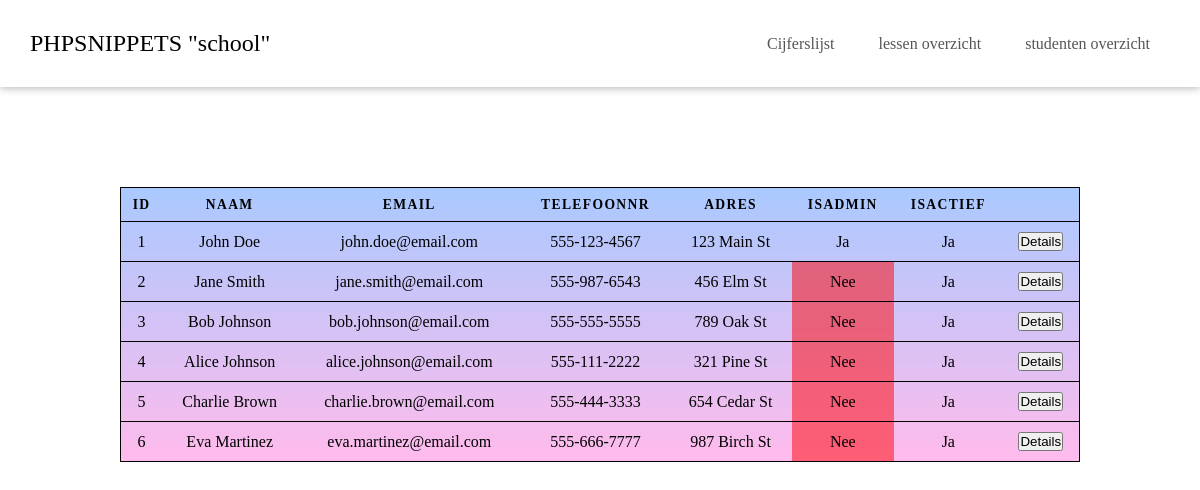
Screenshot of /Views/StudentenAdminView.php with the database file from the repository.
### tables this page shows
CREATE TABLE `Studenten` (
    `StudentID` INT NOT NULL PRIMARY KEY AUTO_INCREMENT,
    `Naam` varchar(255),
    `Adres` varchar(255),
    `TelefoonNr` varchar(255),
    `Email` varchar(255),
    `Wachtwoord` varchar(255),
    `IsAdmin` BOOLEAN,
    `IsActief` BOOLEAN
);

### Config/DbConnection.php (called while the page is built, shortened)
<?php
class Database {
    private static $pdo;
    private function __construct() {
        $host = "localhost";
        $dbname = "codesnippets";
        $username = "root";
        $password = "";
        try {
            self::$pdo = new PDO("mysql:host=$host;dbname=$dbname", $username, $password);
            self::$pdo->setAttribute(PDO::ATTR_ERRMODE, PDO::ERRMODE_EXCEPTION);
        } catch (PDOException $e) {
            die("Connection failed: " . $e->getMessage());
        }
    }
    public static function getInstance() {
        return self::$pdo;
    }
}

### Controllers/StudentenController.php (called while the page is built, shortened)
<?php
class StudentenController{
    private $pdo;
    public function __construct() {
        require_once(__DIR__ . '/../Config/DbConnection.php');
        $this->pdo = Database::getInstance();
    }
    public function GetAllStudenten(){
         $studenten = [];
         try {
            $stmt = $this->pdo->prepare("SELECT studenten.StudentID,
            studenten.Naam,
            studenten.Email,
            studenten.TelefoonNr,
            studenten.Adres,
            studenten.IsActief,
            studenten.IsAdmin
            FROM   studenten; ");
            $stmt->execute();
            while ($row = $stmt->fetch(PDO::FETCH_ASSOC))
            {
                $student = new Studenten();
                $student->StudentID = $row["StudentID"];
                $student->Naam = $row["Naam"];
                $student->Email = $row["Email"];
                $student->TelefoonNr = $row["TelefoonNr"];
                $student->Adres = $row["Adres"];
                $student->IsAdmin = $row["IsAdmin"];
                $student->IsActief = $row["IsActief"];
                $studenten[] = $student;
            }
        } catch (PDOException $e) {
            die("Error: " . $e->getMessage());
        }
        return $studenten;
    }
}

### Views/StudentenAdminView.php (the view, shortened to what this page needs)
<?php
    require_once(__DIR__ . '/../Controllers/StudentenController.php');
    $studentenController = new StudentenController();
    $StudentenList = $studentenController->GetAllStudenten();
?>
<!DOCTYPE html>
<html lang="en">
<head>
    <link rel="stylesheet" type="text/css" href="../CSS/StudentenAdminView.css">
</head>
    <body>
        <?php include '../Components/Navbar.php'; ?>
        <main>
            <table class="studenten">
                <thead>
                    <tr>
                        <th scope="col">ID</th>
                        <th scope="col">Naam</th>
                        <th scope="col">Email</th>
                        <th scope="col">TelefoonNr</th>
                        <th scope="col">Adres</th>
                        <th scope="col">IsAdmin</th>
                        <th scope="col">IsActief</th>
                    </tr>
                </thead>
                <tbody>
                    <?php  foreach ($StudentenList as $student) {?>
                    <tr>
                        <td data-label="ID"><?php echo $student->StudentID?></td>
                        <td data-label="Naam"><?php echo $student->Naam?></td>
                        <td data-label="Email"><?php echo $student->Email?></td>
                        <td data-label="TelefoonNr"><?php echo $student->TelefoonNr?></td>
                        <td data-label="Adres"><?php echo $student->Adres?></td>
                        <td style="background-color: <?php echo $student->IsAdmin ? "" : "rgba(255, 0, 0, 0.5);"?>;" data-label="IsAdmin"><?php echo $student->IsAdmin ? "Ja" : "Nee"?></td>
                        <td style="background-color: <?php echo $student->IsActief ? "" : "rgba(255, 0, 0, 0.5);"?>;" data-label="IsActief"><?php echo $student->IsActief ? "Ja" : "Nee"?></td>
                        <td>
                            <form method="get" action="./StudentDetailAdminView.php">
                                <button>Details</button>
                            </form>
                        </td>
                    </tr>
                    <?php } ?>
                </tbody>
            </table>
        </main>
        <?php include(__DIR__ . '/../Components/ErrorPopup.php'); ?>
    </body>
</html>

### Components/navbar.php (shortened to what this page needs)
<!DOCTYPE html>
<html>
<head>
<link rel="stylesheet" type="text/css" href="/PHPSNIPPETS/CSS/navbar.css">
</head>
    <body>
    <header>
            <div class="left">
                <a href="/PHPSNIPPETS/index.php" class="title">PHPSNIPPETS "school"</a>
            </div>
            <nav id="nav">
                <ul>
                    <li><a href="/PHPSNIPPETS/Views/CijferlijstAdminView.php">Cijferslijst</a></li>
                    <li><a href="/PHPSNIPPETS/Views/LessenAdminView.php">lessen overzicht</a></li>
                    <li><a href="/PHPSNIPPETS/Views/StudentenAdminView.php">studenten overzicht</a></li>
                </ul>
            </nav>
        </header>
    </body>
</html>

### Components/ErrorPopup.php (shortened to what this page needs)
<!DOCTYPE html>
<html lang="en">
<head>
    <link rel="stylesheet" type="text/css" href="/PHPSNIPPETS//CSS/ErrorPopup.css">
</head>
    <body>
    </body>
</html>

### CSS/StudentenAdminView.css (style rules this page uses)
* { padding: 0; margin: 0; }
main { margin: 100px auto 0 auto; width: 80vw; }
table { border: 1px solid black; border-collapse: collapse; margin: 0; padding: 0; width: 100%; table-layout: auto; background-color: #A9C9FF; background-image: linear-gradient(180deg, #A9C9FF 0%, #FFBBEC 100%); }
table tr { border: 1px solid black; padding: .35em; }
table th, table td { padding: .625em; text-align: center; }
table th { font-size: .85em; letter-spacing: .1em; text-transform: uppercase; }

### CSS/navbar.css (style rules this page uses)
header { position: relative; display: flex; justify-content: flex-end; align-items: center; padding: 30px 30px; box-shadow: 0 1px 8px #b3b3b3; }
header .left { margin-right: auto; display: flex; align-items: center; justify-content: space-between; }
header .left a { font-size: 1.5rem; text-decoration: none; color: black; }
header li { list-style: none; display: inline-block; padding: 0 20px; }
header nav a { text-decoration: none; color: #555; transition: all 0.3s ease 0s; position: relative; }
header nav a::after { display: block; content: ''; width: 0; height: 1.5px; background-color: #555; position: absolute; bottom: -3px; left: 0; transition: all 0.3s ease 0s; }

### rows the page displays
studenten: StudentID "1", Naam "John Doe", Email "john.doe@email.com", TelefoonNr "555-123-4567", Adres "123 Main St", IsAdmin "Ja", IsActief "Ja"
studenten: StudentID "2", Naam "Jane Smith", Email "jane.smith@email.com", TelefoonNr "555-987-6543", Adres "456 Elm St", IsAdmin "Nee", IsActief "Ja"
studenten: StudentID "3", Naam "Bob Johnson", Email "bob.johnson@email.com", TelefoonNr "555-555-5555", Adres "789 Oak St", IsAdmin "Nee", IsActief "Ja"
studenten: StudentID "4", Naam "Alice Johnson", Email "alice.johnson@email.com", TelefoonNr "555-111-2222", Adres "321 Pine St", IsAdmin "Nee", IsActief "Ja"
studenten: StudentID "5", Naam "Charlie Brown", Email "charlie.brown@email.com", TelefoonNr "555-444-3333", Adres "654 Cedar St", IsAdmin "Nee", IsActief "Ja"
studenten: StudentID "6", Naam "Eva Martinez", Email "eva.martinez@email.com", TelefoonNr "555-666-7777", Adres "987 Birch St", IsAdmin "Nee", IsActief "Ja"
